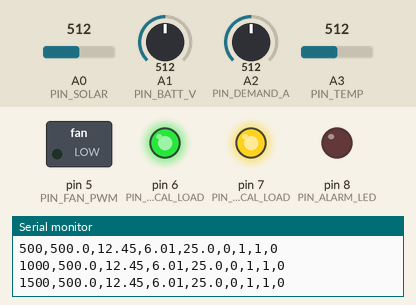
A sketch run on a simulated Arduino Uno, built with avr-gcc and run on an emulated ATmega328P. On the bench: switched loads named in the sketch (green lamp = pin HIGH), output pins drawn as LEDs (lit = HIGH), the last lines printed to the serial monitor. Inputs (shaded band) come from the test bench; at power-on: A3 (PIN_TEMP) = 512, A1 (PIN_BATT_V) = 512, A0 (PIN_SOLAR) = 512, A2 (PIN_DEMAND_A) = 512.

Above: at 1.8 s.
1.9 s: A3 (PIN_TEMP) set to 319
3.4 s: A3 (PIN_TEMP) set to 310
At 3.8 s:
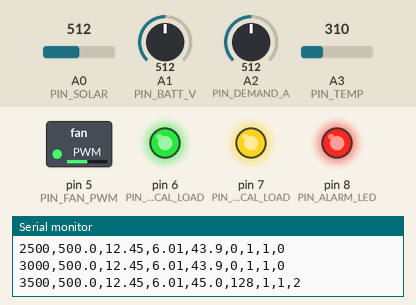
5.0 s: A1 (PIN_BATT_V) set to 145
6.5 s: A1 (PIN_BATT_V) set to 118
At 7.3 s:
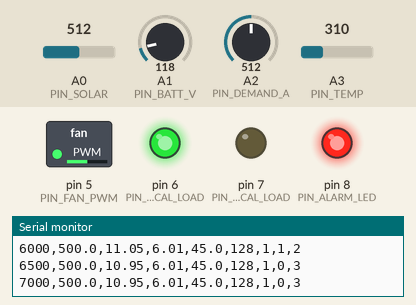
8.0 s: A3 (PIN_TEMP) set to 510
At 8.5 s:
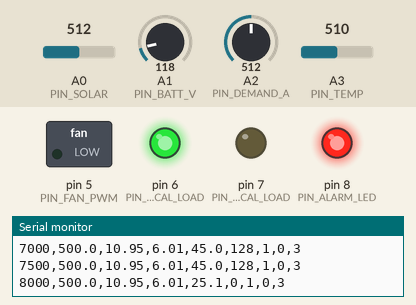
9.5 s: A3 (PIN_TEMP) set to 50
At 10.8 s:
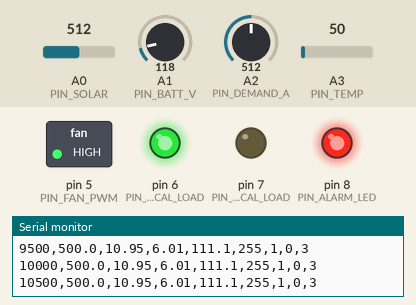
Timing chart, 0 to 12.0 s (numbered marks = the images above; inputs shaded):
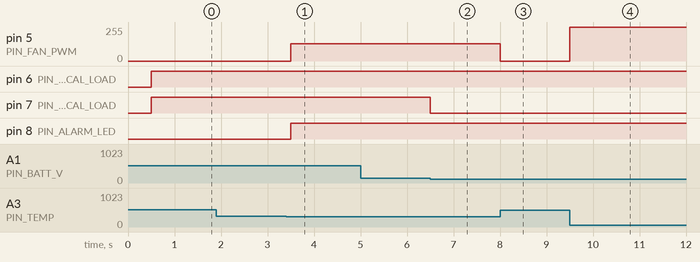

Measured:
- the behaviour switches between 311 and 310 on A3 (PIN_TEMP) (found by bisection; images 0 and 1)
- the behaviour switches between 132 and 131 on A1 (PIN_BATT_V) (found by bisection; images 1 and 2)
- after the input at 3.4 s, pin 5 (PIN_FAN_PWM): 0/255 → 128/255 after 0.10 s; pin 8 (PIN_ALARM_LED): LOW → HIGH after 0.10 s
- after the input at 6.5 s, pin 7 (PIN_NONCRITICAL_LOAD): HIGH → LOW at once
- after the input at 8.0 s, pin 5 (PIN_FAN_PWM): 128/255 → 0/255 at once
- after the input at 9.5 s, pin 5 (PIN_FAN_PWM): 0/255 → 255/255 at once

The sketch:

sketch.ino
```cpp
// Solar-Powered Smart Microgrid & Load Balancer (Wokwi Firmware)
const int PIN_SOLAR = A0;
const int PIN_BATT_V = A1;
const int PIN_DEMAND_A = A2;
const int PIN_TEMP = A3;

const int PIN_FAN_PWM = 5;
const int PIN_CRITICAL_LOAD = 6;    // Green LED: Clinic / Essential Infrastructure
const int PIN_NONCRITICAL_LOAD = 7; // Yellow LED: Sheddable Residential Load
const int PIN_ALARM_LED = 8;        // Red LED: Thermal / Brownout Alarm

unsigned long lastTick = 0;

void setup() {
  Serial.begin(115200);
  pinMode(PIN_FAN_PWM, OUTPUT);
  pinMode(PIN_CRITICAL_LOAD, OUTPUT);
  pinMode(PIN_NONCRITICAL_LOAD, OUTPUT);
  pinMode(PIN_ALARM_LED, OUTPUT);

  Serial.println("time_ms,irradiance_wm2,batt_v,demand_a,temp_c,fan_pwm,crit_load,noncrit_load,grid_state");
}

void loop() {
  if (millis() - lastTick >= 500) {
    lastTick = millis();

    // Read & Convert Wokwi Sensors
    float irradiance = map(analogRead(PIN_SOLAR), 0, 1023, 1000, 0); // Inverted LDR module in Wokwi
    float battV = 10.5 + (analogRead(PIN_BATT_V) / 1023.0) * 3.9;
    float demandA = (analogRead(PIN_DEMAND_A) / 1023.0) * 12.0;

    // Wokwi NTC Thermistor Steinhart-Hart conversion to Celsius
    int analogTemp = analogRead(PIN_TEMP);
    float tempC = 1.0 / (log(1.0 / (1023.0 / analogTemp - 1.0)) / 3950.0 + 1.0 / 298.15) - 273.15;

    // Mathematical Power Balance (200W Solar Array + Battery Reserve)
    float solarPowerW = irradiance * 0.20;
    float demandPowerW = battV * demandA;
    float netPowerW = solarPowerW - demandPowerW;

    int fanPWM = 0;
    int critLoad = 1;
    int nonCritLoad = 1;
    int gridState = 0; // 0: Balanced, 1: Load Shedding, 2: Thermal Cooling, 3: Critical Brownout

    if (tempC > 45.0) {
      fanPWM = constrain(map((int)tempC, 45, 70, 128, 255), 0, 255);
    }

    if (tempC >= 60.0 || battV < 11.0) {
      gridState = 3;
      critLoad = 1;
      nonCritLoad = 0;
      digitalWrite(PIN_ALARM_LED, HIGH);
    } else if (netPowerW < -30.0 && battV < 12.0) {
      gridState = 1;
      critLoad = 1;
      nonCritLoad = 0;
      digitalWrite(PIN_ALARM_LED, LOW);
    } else if (tempC >= 45.0) {
      gridState = 2;
      critLoad = 1;
      nonCritLoad = 1;
      digitalWrite(PIN_ALARM_LED, HIGH);
    } else {
      gridState = 0;
      critLoad = 1;
      nonCritLoad = 1;
      digitalWrite(PIN_ALARM_LED, LOW);
    }

    analogWrite(PIN_FAN_PWM, fanPWM);
    digitalWrite(PIN_CRITICAL_LOAD, critLoad);
    digitalWrite(PIN_NONCRITICAL_LOAD, nonCritLoad);

    // Output CSV Telemetry
    Serial.print(lastTick); Serial.print(",");
    Serial.print(irradiance, 1); Serial.print(",");
    Serial.print(battV, 2); Serial.print(",");
    Serial.print(demandA, 2); Serial.print(",");
    Serial.print(tempC, 1); Serial.print(",");
    Serial.print(fanPWM); Serial.print(",");
    Serial.print(critLoad); Serial.print(",");
    Serial.print(nonCritLoad); Serial.print(",");
    Serial.println(gridState);
  }
}
```
